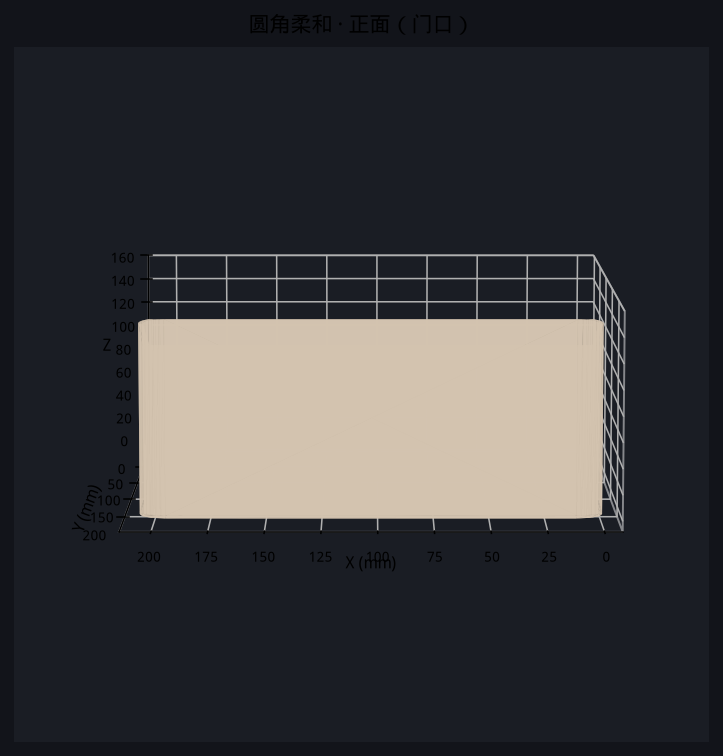
#> input picture download/04_front_door_view.png, 723 x 756 px, given in place of download, which was not available
$ python generate_full_depth_line_cube.py --images ../download --out out.png
#> lines starting #> are read from the running program, lines starting #| are printed output that depends on the picture; pictures that were not available may be replaced by others from this repository, and a replacement may not be noted
#!/usr/bin/env python3
"""
Cube where EVERY face is solid line-relief 3D:

- Full coverage: every vertical slot is a continuous line (no empty middle)
- Depth varies along each line from the photo (dark = deep, light = shallow)
- Looks 3D from the side because ridges have real height, not flat dots
"""

import argparse
import struct
from pathlib import Path

import numpy as np
from PIL import Image, ImageEnhance, ImageOps

FACE_NAMES = ["front", "back", "right", "left", "top", "bottom"]


def load_gray(path, size, contrast=1.8):
    img = Image.open(path).convert("L")
    img = ImageOps.autocontrast(img)
    img = ImageEnhance.Contrast(img).enhance(contrast)
    img = img.resize((size, size), Image.LANCZOS)
    return np.asarray(img, dtype=np.float64) / 255.0


def preview_depth_lines(gray, n_lines=48, out_path=None):
    """2D preview of full-face vertical lines (darker = thicker = deeper look)."""
    h, w = gray.shape
    out = Image.new("RGB", (w, h), (235, 232, 225))
    ink = (20, 20, 24)
    spacing = max(2, w // n_lines)
    max_thick = max(1, spacing - 1)

    for x in range(0, w, spacing):
        for y in range(h):
            x1 = min(x + spacing, w)
            dark = 1.0 - float(np.mean(gray[y, x:x1]))
            # Always draw a line — never leave empty
            thick = max(1, int(round(0.2 * max_thick + dark * 0.8 * max_thick)))
            x0 = x + (spacing - thick) // 2
            for t in range(thick):
                xx = min(x0 + t, w - 1)
                out.putpixel((xx, y), ink)
    if out_path:
        out.save(out_path)
    return out


def add_tri(verts, faces, a, b, c):
    i = len(verts)
    verts.extend([a, b, c])
    faces.append((i, i + 1, i + 2))


def add_quad(verts, faces, a, b, c, d):
    add_tri(verts, faces, a, b, c)
    add_tri(verts, faces, a, c, d)


def write_stl(path, verts, faces, header="Full depth line cube"):
    tris = []
    for i0, i1, i2 in faces:
        v0, v1, v2 = np.array(verts[i0]), np.array(verts[i1]), np.array(verts[i2])
        n = np.cross(v1 - v0, v2 - v0)
        nn = np.linalg.norm(n)
        n = n / nn if nn > 1e-9 else np.array([0.0, 0.0, 1.0])
        tris.append((n, v0, v1, v2))
    hdr = header.encode("ascii", "ignore")[:80].ljust(80, b"\0")
    with open(path, "wb") as f:
        f.write(hdr)
        f.write(struct.pack("<I", len(tris)))
        for n, v0, v1, v2 in tris:
            f.write(struct.pack("<3f", *n))
            f.write(struct.pack("<3f", *v0))
            f.write(struct.pack("<3f", *v1))
            f.write(struct.pack("<3f", *v2))
            f.write(struct.pack("<H", 0))


def face_xyz(face, u, v, depth, size):
    if face == "front":
        return (u, size + depth, v)
    if face == "back":
        return (size - u, -depth, v)
    if face == "right":
        return (size + depth, size - u, v)
    if face == "left":
        return (-depth, u, v)
    if face == "top":
        return (u, v, size + depth)
    if face == "bottom":
        return (u, size - v, -depth)
    raise ValueError(face)


def add_solid_core(verts, faces, size, wall):
    """Solid cube body — middle is FULL, not hollow."""
    # Outer cube almost full size; faces get line relief on top of this body
    e = 0.0
    s = size
    # Use a slightly inset solid so face ridges sit on top of body faces
    inset = wall
    e = inset
    s = size - inset
    c = [
        (e, e, e), (s, e, e), (s, s, e), (e, s, e),
        (e, e, s), (s, e, s), (s, s, s), (e, s, s),
    ]
    # Fill as solid by emitting all 6 faces of the core (watertight shell of solid body)
    for q in [(0, 1, 2, 3), (4, 7, 6, 5), (0, 4, 5, 1), (2, 6, 7, 3), (0, 3, 7, 4), (1, 5, 6, 2)]:
        add_quad(verts, faces, *(c[i] for i in q))


def add_full_depth_lines(verts, faces, face, gray, size, n_lines=40, min_depth=0.6, max_depth=3.5):
    """
    Cover the ENTIRE face with continuous vertical lines of varying DEPTH.
    Every column has a full-height line — no empty middle.
    Depth follows photo darkness along the line.
    """
    rows, cols = gray.shape
    pitch = size / n_lines
    # High sampling along height for smooth depth changes
    n_samp = max(40, rows // 2)
    dv = size / n_samp
    # Line width: nearly fill pitch so face looks solid with grooves
    half_w = pitch * 0.42

    body = 0.0  # ridge sits on cube body surface (y=size for front etc.)

    for li in range(n_lines):
        u_c = (li + 0.5) * pitch
        u0 = u_c - half_w
        u1 = u_c + half_w
        col = min(int((li + 0.5) / n_lines * cols), cols - 1)
        c0, c1 = max(0, col - 1), min(cols, col + 2)

        # Depth samples along full height (always > 0)
        depths = []
        for si in range(n_samp + 1):
            v = si * dv if si < n_samp else size
            row = min(int(si / n_samp * (rows - 1)), rows - 1)
            dark = 1.0 - float(np.mean(gray[row, c0:c1]))
            d = min_depth + dark * (max_depth - min_depth)
            depths.append((v, d))

        # Build continuous ribbon: for each segment between samples
        for si in range(n_samp):
            v0, d0 = depths[si]
            v1, d1 = depths[si + 1]

            # Outer surface of the line (varying depth)
            a = face_xyz(face, u0, v0, d0, size)
            b = face_xyz(face, u1, v0, d0, size)
            c = face_xyz(face, u1, v1, d1, size)
            d = face_xyz(face, u0, v1, d1, size)

            # Inner surface on cube body
            ai = face_xyz(face, u0, v0, body, size)
            bi = face_xyz(face, u1, v0, body, size)
            ci = face_xyz(face, u1, v1, body, size)
            di = face_xyz(face, u0, v1, body, size)

            add_quad(verts, faces, a, b, c, d)       # outer face of line
            add_quad(verts, faces, ai, a, d, di)     # left wall
            add_quad(verts, faces, b, bi, ci, c)     # right wall

        # Cap top and bottom of each line
        v_bot, d_bot = depths[0]
        v_top, d_top = depths[-1]
        add_quad(
            verts, faces,
            face_xyz(face, u0, v_bot, body, size),
            face_xyz(face, u1, v_bot, body, size),
            face_xyz(face, u1, v_bot, d_bot, size),
            face_xyz(face, u0, v_bot, d_bot, size),
        )
        add_quad(
            verts, faces,
            face_xyz(face, u0, v_top, d_top, size),
            face_xyz(face, u1, v_top, d_top, size),
            face_xyz(face, u1, v_top, body, size),
            face_xyz(face, u0, v_top, body, size),
        )


def add_groove_floors(verts, faces, face, size, n_lines, groove_depth=0.15):
    """Thin floor strips between lines so gaps read as grooves, not holes."""
    pitch = size / n_lines
    half_w = pitch * 0.42
    gap = pitch - 2 * half_w
    if gap < 0.05:
        return
    for li in range(n_lines - 1):
        u0 = (li + 0.5) * pitch + half_w
        u1 = (li + 1.5) * pitch - half_w
        # Recessed groove between lines
        a = face_xyz(face, u0, 0, groove_depth, size)
        b = face_xyz(face, u1, 0, groove_depth, size)
        c = face_xyz(face, u1, size, groove_depth, size)
        d = face_xyz(face, u0, size, groove_depth, size)
        add_quad(verts, faces, a, b, c, d)


def build_cube(image_paths, size=50.0, n_lines=40, min_depth=0.8, max_depth=4.0, sample_res=160):
    verts, faces = [], []
    wall = 2.0  # solid body inset; middle of cube is solid plastic

    add_solid_core(verts, faces, size, wall)

    for i, face in enumerate(FACE_NAMES):
        if i >= len(image_paths):
            continue
        gray = load_gray(image_paths[i], sample_res)
        add_full_depth_lines(
            verts, faces, face, gray, size,
            n_lines=n_lines, min_depth=min_depth, max_depth=max_depth,
        )
        add_groove_floors(verts, faces, face, size, n_lines, groove_depth=0.2)

    return verts, faces


def main():
    parser = argparse.ArgumentParser()
    parser.add_argument("--images", type=Path, nargs="+", required=True)
    parser.add_argument("--out", type=Path, required=True)
    parser.add_argument("--size", type=float, default=50.0)
    parser.add_argument("--lines", type=int, default=40)
    parser.add_argument("--min-depth", type=float, default=0.8)
    parser.add_argument("--max-depth", type=float, default=4.0)
    parser.add_argument("--preview-dir", type=Path, default=None)
    args = parser.parse_args()

    args.out.parent.mkdir(parents=True, exist_ok=True)

    if args.preview_dir:
        args.preview_dir.mkdir(parents=True, exist_ok=True)
        for i, p in enumerate(args.images[:6]):
            g = load_gray(p, 512)
            preview_depth_lines(g, args.lines, args.preview_dir / f"{i+1:02d}_depth_lines.png")
            print(f"  preview {i+1:02d}")

    verts, faces = build_cube(
        args.images[:6], args.size, args.lines, args.min_depth, args.max_depth
    )
#> in load_gray, `img = Image.open(path).convert("L")`:
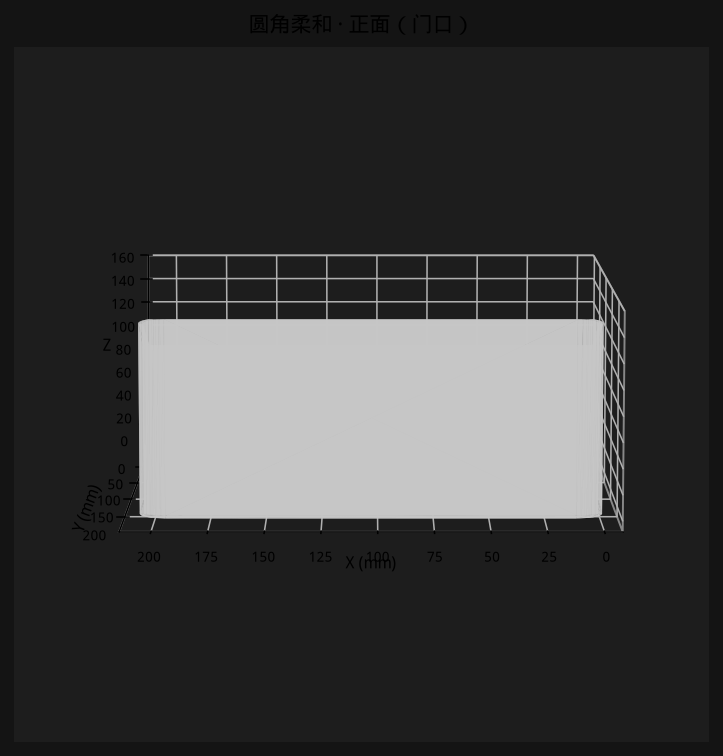
#> img: PIL image 723x756 L; min 0, max 198, mean 57.8
#> in load_gray, `img = ImageOps.autocontrast(img)`:
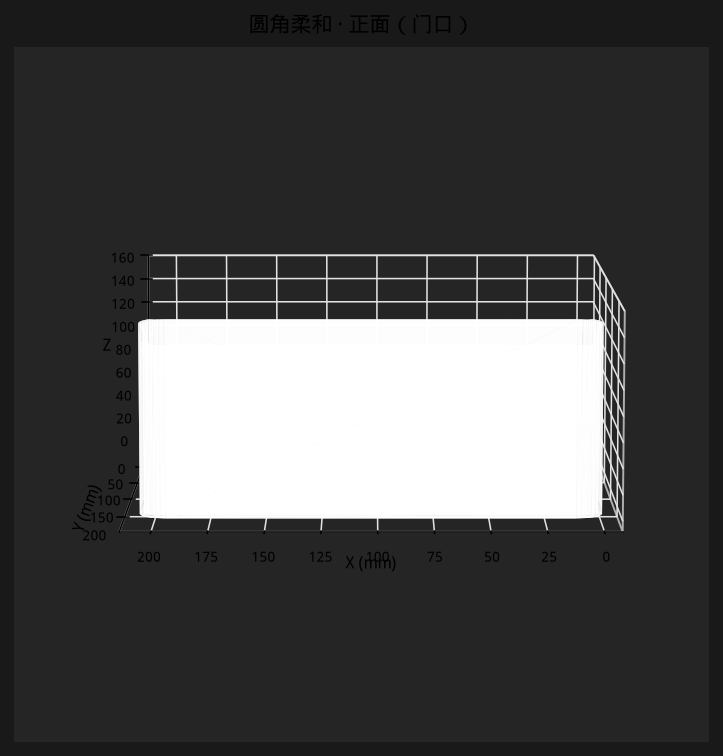
#> img: PIL image 723x756 L; min 0, max 255, mean 74.1
#> in load_gray, `img = ImageEnhance.Contrast(img).enhance(contrast)`:
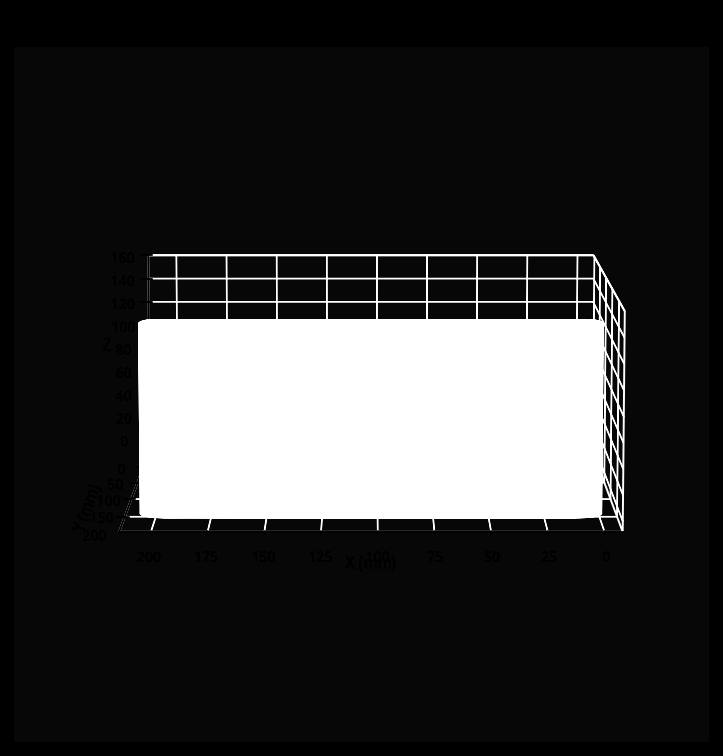
#> img: PIL image 723x756 L; min 0, max 255, mean 51.2
#> in load_gray, `img = img.resize((size, size), Image.LANCZOS)`:
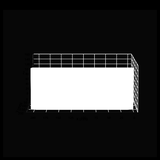
#> img: PIL image 160x160 L; min 0, max 255, mean 51.3
#> the loop in add_groove_floors, `for li in range(n_lines - 1):` made 39 passes
    write_stl(args.out, verts, faces)
    print(f"Wrote {args.out}")
    print(f"  {args.size}mm solid cube, {args.lines} full-height lines/face")
    print(f"  depth {args.min_depth}–{args.max_depth} mm, {len(faces)*2} triangles")
    print("  Middle is solid; each face is packed with lines of varying depth")


if __name__ == "__main__":
    main()
